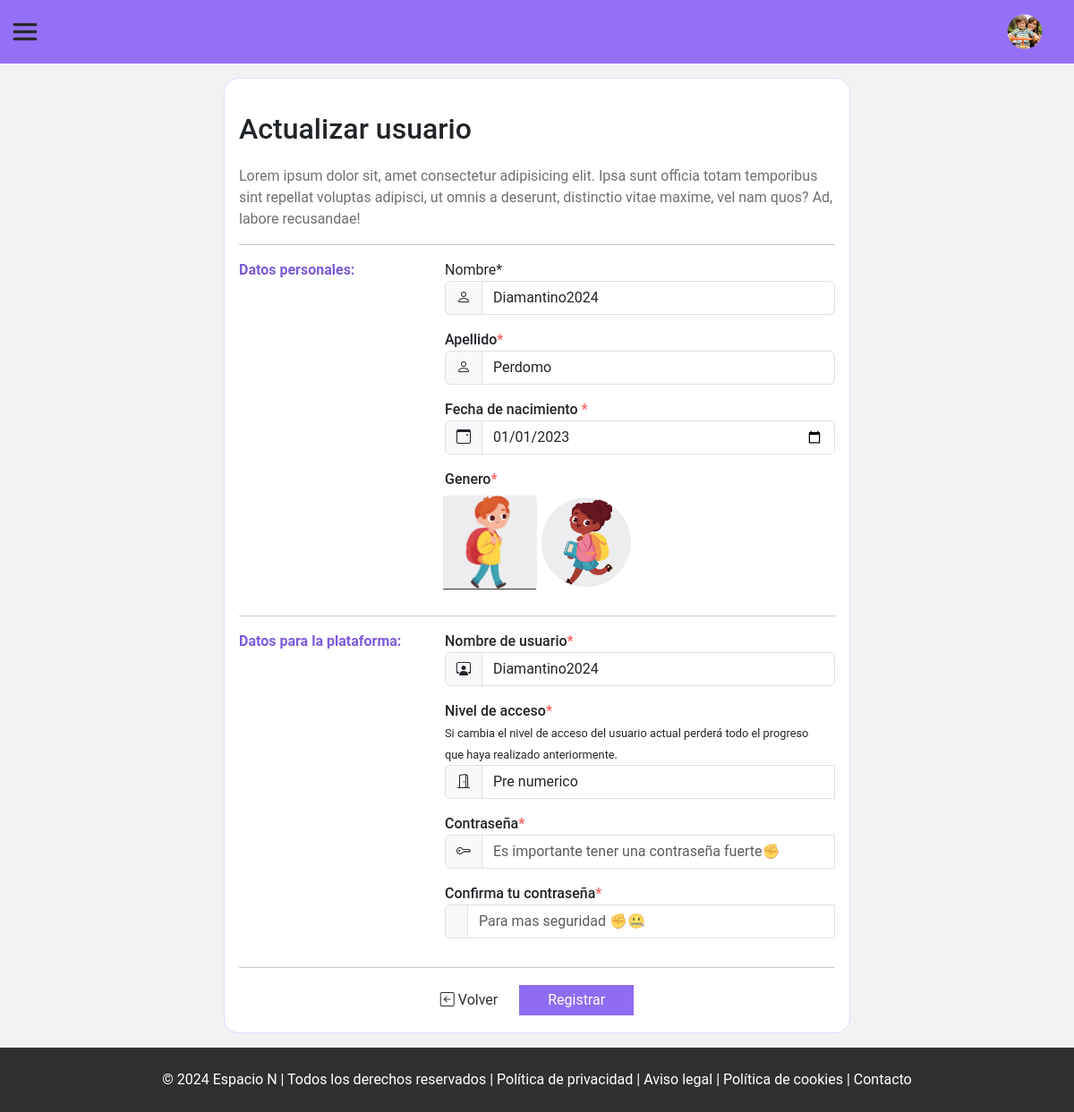
Page /view/admin/child/modify.php?id=11 (signed in) on the earlier database version.
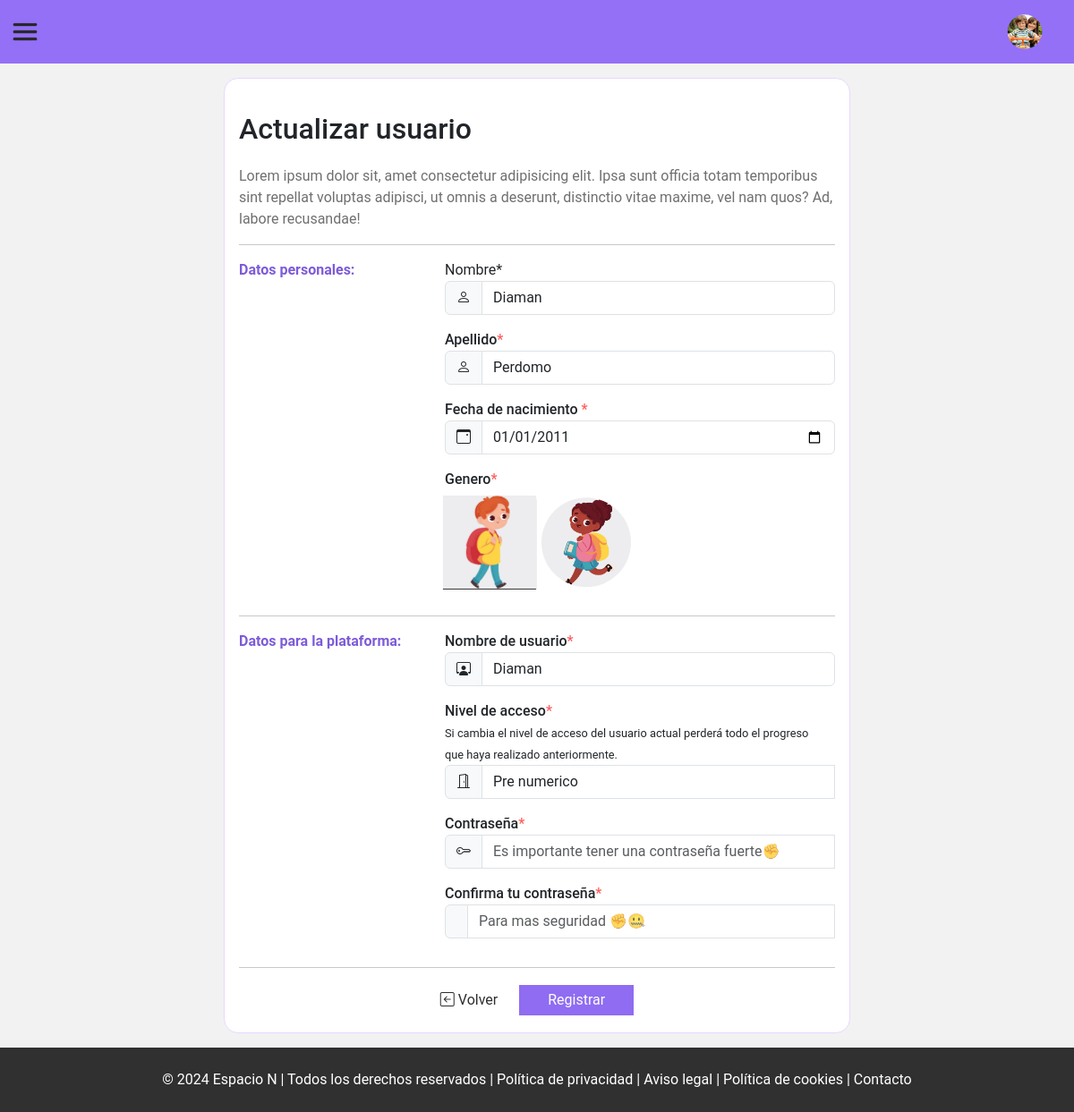
Same page on the later database version.
### tables this page shows
CREATE TABLE `ninos` (
  `id_nino` int(10) NOT NULL,
  `id_genero` int(10) NOT NULL,
  `id_categoria_actividades` int(10) NOT NULL,
  `id_usuario` int(10) NOT NULL,
  `id_profesional` int(10) NOT NULL,
  `nombre` varchar(70) NOT NULL,
  `apellido` varchar(70) NOT NULL,
  `fecha_nacimiento` date DEFAULT NULL,
  `ultimo_acceso` datetime DEFAULT NULL
);

CREATE TABLE `usuarios` (
  `id_usuario` int(10) NOT NULL,
  `id_rol` int(10) NOT NULL,
  `usuario` varchar(15) DEFAULT NULL,
  `clave` varchar(8) DEFAULT NULL,
  `estado` bit(1) DEFAULT b'0',
  `permisos` bit(1) DEFAULT b'0',
  `fecha_hora_creacion` datetime DEFAULT NULL
);

### view/admin/child/modify.php (the view, shortened to what this page needs)
<?php
function showChild()
{
    include '../../../php/connectionBD.php';
    $id_child = $_GET["id"];
    try {
        $sqlShow = "SELECT ninos.id_nino, usuarios.id_usuario AS usuarios_id_usuario, usuarios.usuario, ninos.id_genero, ninos.nombre, ninos.apellido, ninos.id_categoria_actividades, ninos.fecha_nacimiento FROM ninos INNER JOIN
        usuarios ON ninos.id_usuario = usuarios.id_usuario
        WHERE ninos.id_nino = :id_child;";
        $stmt = $pdo->prepare($sqlShow);
        $stmt->bindParam('id_child', $id_child, PDO::PARAM_INT);
        $stmt->execute();
        $row = $stmt->fetch(PDO::FETCH_ASSOC);
        switch ($row["id_genero"]) {
            case 1:
                $gender = "<p class='d-flex gap-2 selectionGender'>
                                <label for='M'>
                                    <input type='radio' name='gender' id='M' value='1' checked>
                                    <img src='../../../img/childs/boy.jpg' alt='' class='checked'>
                                </label>
                                <label for='F'>
                                    <input type='radio' id='F' name='gender' value='2'>
                                    <img src='../../../img/childs/girl.jpg' alt='' class=''>
                                </label>
                            </p>";
                break;
        }
        switch ($row["id_categoria_actividades"]) {
            case 1:
                $accessLevel = "<select name='accessLevel' class='form-control'><br>
        <option value='1' selected>Pre numerico</option>
        <option value='2'>Numerico emergente</option>
        <option value='3'>Desarrollo numerico</option>
    </select><br>";
                break;
        }
        echo "<div class='row'>";
        echo "<div class='col-4'>";
        echo "<label for=''>Datos personales:</label><br>";
        echo "</div>";
        echo "<div class='col-8'>";
        echo "<label for=''>Nombre<span>*</span></label><br>";
        echo "<div class='input-group mb-3'>";
        echo "<span class='input-group-text' id='basic-addon1'><i class='bi bi-person'></i></span>";
        echo "<input type='text' name='name' class='form-control' placeholder='¿Como se llama tu niño/a? 🤔' aria-label='Username' aria-describedby='basic-addon1'  value='" . $row["usuario"] . "'>";
        echo " </div>";
        echo "<label for=''>Apellido<span>*</span></label><br>";
        echo "<div class='input-group mb-3'>";
        echo "<span class='input-group-text' id='basic-addon1'><i class='bi bi-person'></i></span>";
        echo "<input type='text' name='lastName' class='form-control' placeholder='¿Y cual es su apellido? 🤔' aria-label='Username' aria-describedby='basic-addon1'  value='" . $row["apellido"] . "'>";
        echo "</div>";
        echo "<label for=''>Fecha de nacimiento <span>*</span></label><br>";
        echo "<div class='input-group mb-3'>";
        echo "<span class='input-group-text' id='basic-addon1'><i class='bi bi-calendar3-event'></i></span>";
        echo "<input type='date' name='date' class='form-control' aria-label='Username' value = '" . date('Y-m-d', strtotime($row["fecha_nacimiento"])) . "' aria-describedby='basic-addon1'>";
        echo "</div>";
        echo "<label for=''>Genero<span>*</span></label><br>";
        echo $gender;
        echo "</div></div><hr>";
        echo "<div class='row'>";
        echo "<div class='col-4'>";
        echo "<label for=''>Datos para la plataforma:</label><br>";
        echo "</div>";
        echo "<div class='col-8'>";
        echo "<label for=''>Nombre de usuario<span>*</span></label><br>";
        echo "<div class='input-group mb-3'>";
        echo "<span class='input-group-text' id='basic-addon1'>";
        echo "<i class='bi bi-person-workspace'></i></i>";
        echo "</span>";
        echo "<input type='text' name='user' class='form-control' placeholder='¡Oh 😲...!' aria-label='Username' aria-describedby='basic-addon1'  value='" . $row["usuario"] . "'>";
        echo "</div>";
        echo "<label for=''>Nivel de acceso<span>*</span></label><br>";
        echo "<small>Si cambia el nivel de acceso del usuario actual perderá todo el progreso<br>
         que haya realizado anteriormente.</small>";
        echo "<div class='input-group mb-3'>";
        echo "<span class='input-group-text' id='basic-addon1'><i class='bi bi-door-open'></i></span>";
        echo "$accessLevel";
        echo "</div>";
        echo "<label for=''>Contraseña<span>*</span></label>";
        echo "<div class='input-group mb-3'>
                    <span class='input-group-text' id='basic-addon1'>
                        <i class='bi bi-key'></i></i>
                    </span>
                    <input
                        type='password'
                        name='password'
                        class='form-control'
                        placeholder='Es importante tener una contraseña fuerte✊' aria-label='Username'
                        aria-describedby='basic-addon1'>
                    <br>
               </div>";
        echo "<label for=''>Confirma tu contraseña<span>*</span></label>";
        echo "<div class='input-group mb-3'>
                <span class='input-group-text' id='basic-addon1'>
                    <i class='bi bi-ke'></i></i>
                </span>
                <input
                    type='password'
                    name='passwordAgain'
                    class='form-control'
                    placeholder='Para mas seguridad ✊🤐 ' aria-label='Username'
                    aria-describedby='basic-addon1'>
                <br>
            </div>";
        echo "</div></div><hr>";
    } catch (PDOException $ex) {
        echo $ex->getMessage();
    }
}
?>
<!DOCTYPE html>
<html lang="es">
<head>
    <link href="https://cdn.jsdelivr.net/npm/bootstrap@5.3.3/dist/css/bootstrap.min.css" rel="stylesheet"
>
    <link rel="stylesheet" href="https://cdn.jsdelivr.net/npm/bootstrap-icons@1.11.3/font/bootstrap-icons.min.css">
    <link rel="stylesheet" href="../../../css/reset.css">
    <link rel="stylesheet" href="../../../css/components/offcanvas.css">
    <link rel="stylesheet" href="../../../css/components/header.css">
    <link rel="stylesheet" href="../../../css/components/semanticTag.css">
    <link rel="stylesheet" href="../../../css/admin/addAndModifyChild.css">
</head>
<body>
<?php include "./../../include/admin/user/header.php" ?>
<main>
   <div class="content">
   <h1>Actualizar usuario</h1>
        <p>Lorem ipsum dolor sit, amet consectetur adipisicing elit. Ipsa sunt officia totam temporibus sint repellat
            voluptas adipisci, ut omnis a deserunt, distinctio vitae maxime, vel nam quos? Ad, labore recusandae!</p>
            <hr>
            <form action="../../../php/admin/child.php" method="post">
            <?php showChild(); ?>
                <div class='d-flex justify-content-center gap-4 align-items-center'>
                    <div class=''>
                        <a href='./../dashboard.php'><span><i class='bi bi-arrow-left-square'></i>  Volver</span></a>
                    </div>
                    <div class=''>
                        <input type='submit' class='purpleButton' value='Registrar'>
                    </div>
                </div>
        </form>
   </div>
    </main>
    <?php include "./../../include/footer.php" ?>
</body>
</html>

### view/include/admin/user/header.php (shortened to what this page needs)
<header>
        <a class="btn btn-primary offCanvasSpaceN" data-bs-toggle="offcanvas" href="#offCanvasSpaceN" role="button"
            aria-controls="offCanvasSpaceN">
            <img src="../../../img/burgerMenu.png" class="img-fluid burgerMenu" alt="">
        </a>
        <section class="userPerfil">
            <button class="btn btn-primary" type="button" data-bs-toggle="offcanvas" data-bs-target="#offcanvasRight"
                aria-controls="offcanvasRight"><img src="../../../img/for/representative.png" class="img-fluid userImg"
                    alt="">
            </button>
        </section>
    </header>

### view/include/footer.php
<footer class="py-2">
        <div>
            <div class="mt-3 text-center">
                <p class="text-white">© 2024 Espacio N | Todos los derechos reservados | Política de privacidad | Aviso
                    legal | Política de cookies | Contacto</p>
            </div>
        </div>
    </footer>

### css/components/offcanvas.css (style rules this page uses)
.burgerMenu { width: 40px; height: 39px; background: none; }
.offCanvasSpaceN { border: none; background: none; padding: 0rem; }

### css/components/header.css (style rules this page uses)
.userPerfil>button { border: none; background: var(--colorHF) }
.userImg, .LogoImg { width: 70px; clip-path: circle(34% at 50% 50%); }
header { align-items: center; height: 71px; }

### css/components/semanticTag.css (style rules this page uses)
body { display: flex; flex-direction: column; width: 100vw; height: 100vh; background-size: contain; background-repeat: repeat; font-family: "Roboto", sans-serif; font-weight: 100; font-style: normal; font-weight: 400; }
header { display: flex; justify-content: space-between; padding: 0.5rem; background: var(--colorHF); }
main { flex-grow: 2; background: #f2f2f2; }
main>div { width: 100vw; }
footer { background: rgb(48, 48, 48); width: 100vw; }

### css/admin/addAndModifyChild.css (style rules this page uses)
main { display: flex; justify-content: center; align-items: center; }
a { margin: 0.5rem 0rem; display: block; color: var(--colorBlack); text-decoration: none; }
.content { background: white; padding: 1rem; border-radius: 1rem; border: solid 1px #e8d8ff; margin: 1rem; max-width: 700px; }
.purpleButton { background: #8f6cf2; padding: 0.5rem 2rem; color: white; border: 0rem; }
.col-4 > label { font-weight: bold; color: #7d5bd9; }
.col-8 > label { font-weight: 500; }
label > span { color: #ff5d5d; }
.content > p { color: #6f6f6f; }
img { width: 100px; clip-path: circle(); }
.checked { filter: drop-shadow(0px 4px 0px rgb(47, 47, 47)); color: rgb(47, 47, 47); transform: perspective(2rem) translateZ(1rem); transform: perspective(500px) translateZ(20px); transform-style: preserve-3d; transition: all 0.5s linear; }
.selectionGender { padding-top: 0.5rem; }
.selectionGender > label > img { cursor: pointer; border: 0rem; width: 100px; clip-path: circle(); }
.checked { border: solid 2px rgb(47, 47, 47); color: rgb(47, 47, 47); }

Differences in the rows shown:
changed ninos "Perdomo": name "Diamantino2024" → "Diaman"; date "01/01/2023" → "01/01/2011"; user "Diamantino2024" → "Diaman"
